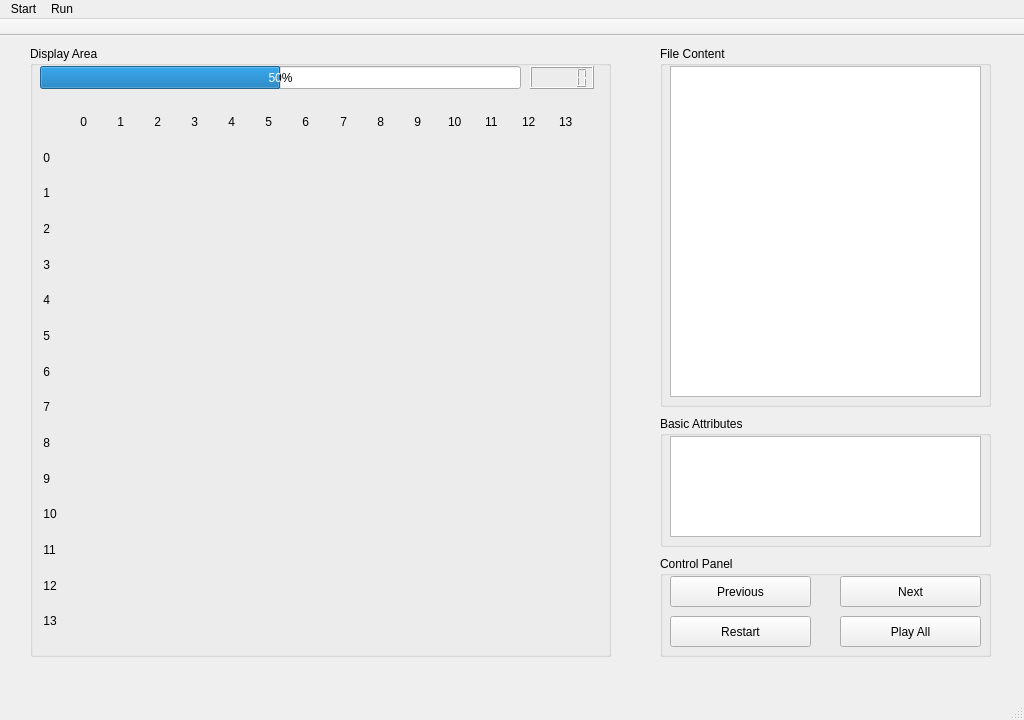
<?xml version="1.0" encoding="UTF-8"?>
<ui version="4.0">
 <class>MainWindow</class>
 <widget class="QMainWindow" name="MainWindow">
  <property name="geometry">
   <rect>
    <x>0</x>
    <y>0</y>
    <width>1024</width>
    <height>720</height>
   </rect>
  </property>
  <property name="windowTitle">
   <string>DMFB by youyl</string>
  </property>
  <widget class="QWidget" name="centralWidget">
   <widget class="QGroupBox" name="groupBox">
    <property name="enabled">
     <bool>true</bool>
    </property>
    <property name="geometry">
     <rect>
      <x>30</x>
      <y>10</y>
      <width>581</width>
      <height>611</height>
     </rect>
    </property>
    <property name="title">
     <string>Display Area</string>
    </property>
    <widget class="QProgressBar" name="progress">
     <property name="geometry">
      <rect>
       <x>10</x>
       <y>20</y>
       <width>481</width>
       <height>23</height>
      </rect>
     </property>
     <property name="value">
      <number>50</number>
     </property>
    </widget>
    <widget class="QWidget" name="gridLayoutWidget">
     <property name="geometry">
      <rect>
       <x>10</x>
       <y>50</y>
       <width>561</width>
       <height>551</height>
      </rect>
     </property>
     <layout class="QGridLayout" name="gridLayout">
      <property name="leftMargin">
       <number>0</number>
      </property>
      <item row="0" column="1">
       <widget class="QLabel" name="label_2">
        <property name="text">
         <string> 0</string>
        </property>
       </widget>
      </item>
      <item row="0" column="2">
       <widget class="QLabel" name="label">
        <property name="text">
         <string> 1</string>
        </property>
       </widget>
      </item>
      <item row="2" column="0">
       <widget class="QLabel" name="label_5">
        <property name="text">
         <string> 1</string>
        </property>
       </widget>
      </item>
      <item row="4" column="0">
       <widget class="QLabel" name="label_7">
        <property name="text">
         <string> 3</string>
        </property>
       </widget>
      </item>
      <item row="3" column="0">
       <widget class="QLabel" name="label_6">
        <property name="text">
         <string> 2</string>
        </property>
       </widget>
      </item>
      <item row="5" column="0">
       <widget class="QLabel" name="label_8">
        <property name="text">
         <string> 4</string>
        </property>
       </widget>
      </item>
      <item row="1" column="0">
       <widget class="QLabel" name="label_4">
        <property name="text">
         <string> 0</string>
        </property>
       </widget>
      </item>
      <item row="0" column="0">
       <widget class="QLabel" name="label_3">
        <property name="text">
         <string/>
        </property>
       </widget>
      </item>
      <item row="0" column="3">
       <widget class="QLabel" name="label_18">
        <property name="text">
         <string> 2</string>
        </property>
       </widget>
      </item>
      <item row="8" column="0">
       <widget class="QLabel" name="label_11">
        <property name="text">
         <string> 7</string>
        </property>
       </widget>
      </item>
      <item row="7" column="0">
       <widget class="QLabel" name="label_10">
        <property name="text">
         <string> 6</string>
        </property>
       </widget>
      </item>
      <item row="6" column="0">
       <widget class="QLabel" name="label_9">
        <property name="text">
         <string> 5</string>
        </property>
       </widget>
      </item>
      <item row="11" column="0">
       <widget class="QLabel" name="label_14">
        <property name="text">
         <string> 10</string>
        </property>
       </widget>
      </item>
      <item row="10" column="0">
       <widget class="QLabel" name="label_13">
        <property name="text">
         <string> 9</string>
        </property>
       </widget>
      </item>
      <item row="9" column="0">
       <widget class="QLabel" name="label_12">
        <property name="text">
         <string> 8</string>
        </property>
       </widget>
      </item>
      <item row="13" column="0">
       <widget class="QLabel" name="label_16">
        <property name="text">
         <string> 12</string>
        </property>
       </widget>
      </item>
      <item row="12" column="0">
       <widget class="QLabel" name="label_15">
        <property name="text">
         <string> 11</string>
        </property>
       </widget>
      </item>
      <item row="14" column="0">
       <widget class="QLabel" name="label_17">
        <property name="text">
         <string> 13</string>
        </property>
       </widget>
      </item>
      <item row="0" column="4">
       <widget class="QLabel" name="label_19">
        <property name="text">
         <string> 3</string>
        </property>
       </widget>
      </item>
      <item row="0" column="6">
       <widget class="QLabel" name="label_21">
        <property name="text">
         <string> 5</string>
        </property>
       </widget>
      </item>
      <item row="0" column="7">
       <widget class="QLabel" name="label_22">
        <property name="text">
         <string> 6</string>
        </property>
       </widget>
      </item>
      <item row="0" column="10">
       <widget class="QLabel" name="label_25">
        <property name="text">
         <string> 9</string>
        </property>
       </widget>
      </item>
      <item row="0" column="9">
       <widget class="QLabel" name="label_24">
        <property name="text">
         <string> 8</string>
        </property>
       </widget>
      </item>
      <item row="0" column="13">
       <widget class="QLabel" name="label_28">
        <property name="text">
         <string>12</string>
        </property>
       </widget>
      </item>
      <item row="0" column="5">
       <widget class="QLabel" name="label_20">
        <property name="text">
         <string> 4</string>
        </property>
       </widget>
      </item>
      <item row="0" column="11">
       <widget class="QLabel" name="label_26">
        <property name="text">
         <string>10</string>
        </property>
       </widget>
      </item>
      <item row="0" column="8">
       <widget class="QLabel" name="label_23">
        <property name="text">
         <string> 7</string>
        </property>
       </widget>
      </item>
      <item row="0" column="12">
       <widget class="QLabel" name="label_27">
        <property name="text">
         <string>11</string>
        </property>
       </widget>
      </item>
      <item row="0" column="14">
       <widget class="QLabel" name="label_29">
        <property name="text">
         <string>13</string>
        </property>
       </widget>
      </item>
     </layout>
    </widget>
    <widget class="QLCDNumber" name="timedis">
     <property name="geometry">
      <rect>
       <x>500</x>
       <y>20</y>
       <width>64</width>
       <height>23</height>
      </rect>
     </property>
     <property name="styleSheet">
      <string notr="true">color: rgb(0, 0, 0);
border-color: rgb(0, 0, 0);</string>
     </property>
    </widget>
   </widget>
   <widget class="QGroupBox" name="groupBox_2">
    <property name="geometry">
     <rect>
      <x>660</x>
      <y>520</y>
      <width>331</width>
      <height>101</height>
     </rect>
    </property>
    <property name="title">
     <string>Control Panel</string>
    </property>
    <widget class="QPushButton" name="nextbtn">
     <property name="geometry">
      <rect>
       <x>180</x>
       <y>20</y>
       <width>141</width>
       <height>31</height>
      </rect>
     </property>
     <property name="text">
      <string>Next</string>
     </property>
    </widget>
    <widget class="QPushButton" name="previousbtn">
     <property name="geometry">
      <rect>
       <x>10</x>
       <y>20</y>
       <width>141</width>
       <height>31</height>
      </rect>
     </property>
     <property name="text">
      <string>Previous</string>
     </property>
    </widget>
    <widget class="QPushButton" name="playbtn">
     <property name="geometry">
      <rect>
       <x>180</x>
       <y>60</y>
       <width>141</width>
       <height>31</height>
      </rect>
     </property>
     <property name="text">
      <string>Play All</string>
     </property>
    </widget>
    <widget class="QPushButton" name="restartbtn">
     <property name="geometry">
      <rect>
       <x>10</x>
       <y>60</y>
       <width>141</width>
       <height>31</height>
      </rect>
     </property>
     <property name="text">
      <string>Restart</string>
     </property>
    </widget>
   </widget>
   <widget class="QGroupBox" name="groupBox_3">
    <property name="geometry">
     <rect>
      <x>660</x>
      <y>10</y>
      <width>331</width>
      <height>361</height>
     </rect>
    </property>
    <property name="title">
     <string>File Content</string>
    </property>
    <widget class="QTextBrowser" name="filebro">
     <property name="geometry">
      <rect>
       <x>10</x>
       <y>20</y>
       <width>311</width>
       <height>331</height>
      </rect>
     </property>
    </widget>
   </widget>
   <widget class="QGroupBox" name="groupBox_5">
    <property name="geometry">
     <rect>
      <x>660</x>
      <y>380</y>
      <width>331</width>
      <height>131</height>
     </rect>
    </property>
    <property name="title">
     <string>Basic Attributes</string>
    </property>
    <widget class="QTextBrowser" name="attrbro">
     <property name="geometry">
      <rect>
       <x>10</x>
       <y>20</y>
       <width>311</width>
       <height>101</height>
      </rect>
     </property>
    </widget>
   </widget>
   <zorder>groupBox_3</zorder>
   <zorder>groupBox_2</zorder>
   <zorder>groupBox</zorder>
   <zorder>groupBox_5</zorder>
  </widget>
  <widget class="QMenuBar" name="menuBar">
   <property name="geometry">
    <rect>
     <x>0</x>
     <y>0</y>
     <width>1024</width>
     <height>26</height>
    </rect>
   </property>
   <widget class="QMenu" name="menuStart">
    <property name="title">
     <string>Start</string>
    </property>
    <addaction name="actionInitialize_Board"/>
    <addaction name="actionFile_Input"/>
    <addaction name="separator"/>
    <addaction name="actionQuit"/>
   </widget>
   <widget class="QMenu" name="menuRun">
    <property name="title">
     <string>Run</string>
    </property>
    <addaction name="actionNext_Step"/>
    <addaction name="actionPrevious_Step"/>
    <addaction name="actionRestart"/>
    <addaction name="actionPlay_All"/>
   </widget>
   <addaction name="menuStart"/>
   <addaction name="menuRun"/>
  </widget>
  <widget class="QToolBar" name="mainToolBar">
   <property name="movable">
    <bool>false</bool>
   </property>
   <property name="floatable">
    <bool>false</bool>
   </property>
   <attribute name="toolBarArea">
    <enum>TopToolBarArea</enum>
   </attribute>
   <attribute name="toolBarBreak">
    <bool>false</bool>
   </attribute>
  </widget>
  <widget class="QStatusBar" name="statusBar"/>
  <action name="actionInitialize_Board">
   <property name="icon">
    <iconset resource="res.qrc">
     <normaloff>:/image/board</normaloff>:/image/board</iconset>
   </property>
   <property name="text">
    <string>Initialize Board</string>
   </property>
  </action>
  <action name="actionFile_Input">
   <property name="icon">
    <iconset resource="res.qrc">
     <normaloff>:/image/file</normaloff>:/image/file</iconset>
   </property>
   <property name="text">
    <string>File Input</string>
   </property>
  </action>
  <action name="actionQuit">
   <property name="text">
    <string>Quit</string>
   </property>
  </action>
  <action name="actionNext_Step">
   <property name="text">
    <string>Next Step</string>
   </property>
  </action>
  <action name="actionPrevious_Step">
   <property name="text">
    <string>Previous Step</string>
   </property>
  </action>
  <action name="actionRestart">
   <property name="text">
    <string>Restart</string>
   </property>
  </action>
  <action name="actionPlay_All">
   <property name="text">
    <string>Play All</string>
   </property>
  </action>
 </widget>
 <layoutdefault spacing="6" margin="11"/>
 <resources>
  <include location="res.qrc"/>
 </resources>
 <connections/>
</ui>
